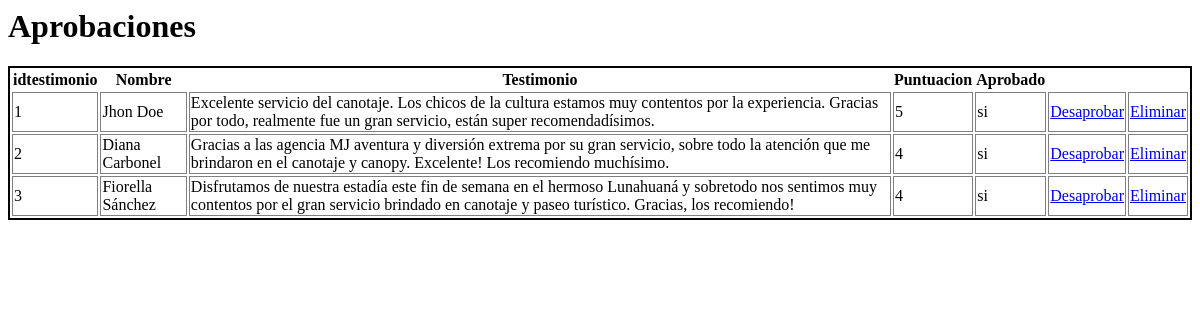
The page /testimonios/listatestimonios.php on the database as committed earlier.
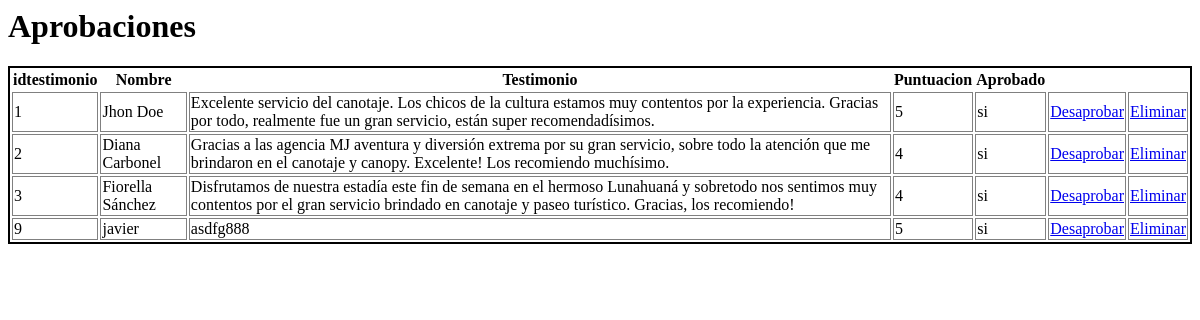
The same page on the database as committed later.
### tables this page shows
CREATE TABLE IF NOT EXISTS `testimonio` (
  `idtesti` int(10) unsigned NOT NULL AUTO_INCREMENT,
  `nombre` varchar(50) DEFAULT NULL,
  `testimonio` varchar(255) NOT NULL,
  `puntuacion` enum('1','2','3','4','5') DEFAULT NULL,
  `fecha` date DEFAULT NULL,
  `sexo` enum('m','f') DEFAULT NULL,
  `aprobado` enum('si','no') DEFAULT 'no',
  PRIMARY KEY (`idtesti`)
);

### testimonios/listatestimonios.php (the view, shortened to what this page needs)
<?php
require "../php/database.php";
$records = $conn->prepare('SELECT * FROM testimonio');
$records->execute();
?>
<html>
<!DOCTYPE html>
<html lang="en">
<head>
</head>
<body>
    <h1>Aprobaciones</h1>
        <table>
            <thead>
                <tr>
                    <th>idtestimonio</th>
                    <th>Nombre</th>
                    <th>Testimonio</th>
                    <th>Puntuacion</th>
                    <th>Aprobado</th>
                </tr>
            </thead>
            <tbody>
                <?php
                while (($results = $records->fetch(PDO::FETCH_ASSOC))) { ?>
                    <tr>
                        <td><?php echo $results['idtesti']; ?></td>
                        <td><?php echo $results['nombre']; ?></td>
                        <td><?php echo $results['testimonio']; ?></td>
                        <td><?php echo $results['puntuacion']; ?></td>
                        <td><?php echo $results['aprobado']; ?></td>
                        <td>
                        <?php if(($results['aprobado']) == "si") {?>
                            <a href='aprobar.php?ID=<?php echo $results['idtesti']?>&apro=<?php echo $results['aprobado']?>'>Desaprobar</a>
                        <?php }else{?>
                            <a href='aprobar.php?ID=<?php echo $results['idtesti']?>&apro=<?php echo $results['aprobado']?>'>Aprobar</a>
                            <?php }?>
                        </td>
                        <td>
                        <a href='eliminar.php?ID=<?php echo $results['idtesti']?>'>Eliminar</a>
                        </td>
                    </tr>
                <?php } ?>
            </tbody>
        </table>
</body>
</html>
</html>

Rows that differ between the two databases and show on the page:
added testimonio: idtesti "9", nombre "javier", testimonio "asdfg888", puntuacion "5", aprobado "si"
